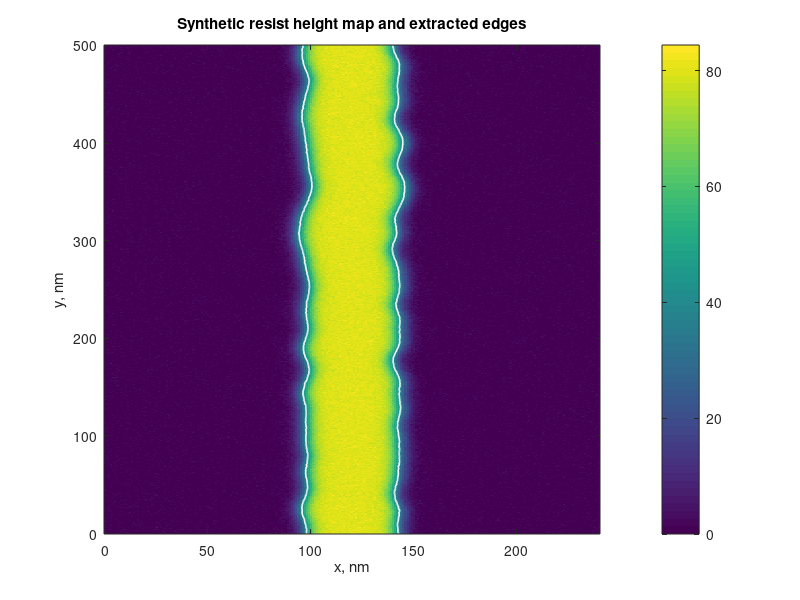
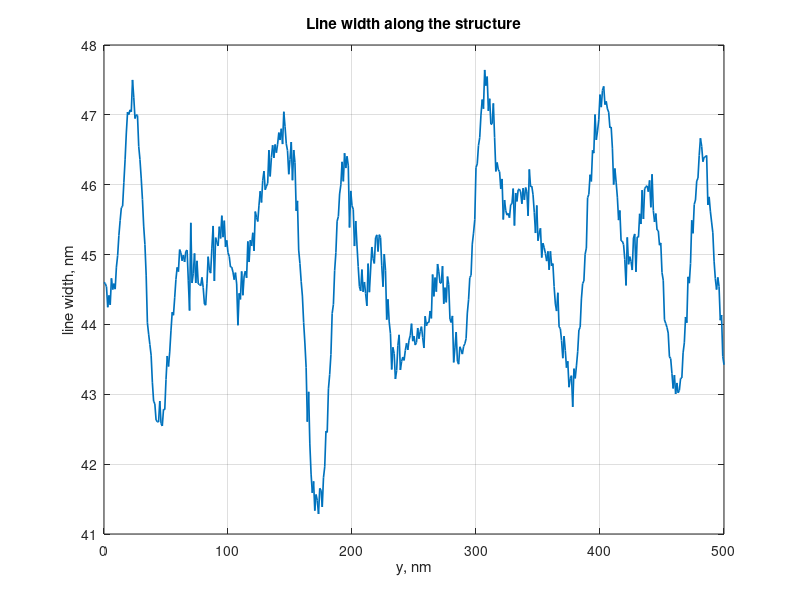

These figures' MATLAB source, in order: (Note: this script raises an error after producing the figures.)
clear;                           
clc;                             
close all;                       

rng(7);                          % Фиксирует генератор случайных чисел для воспроизводимости результата.

% -----------------------------
% 1. Параметры синтетической структуры фоторезиста
% -----------------------------
pixelSize = 1.0;                 % Задает шаг сетки по координатам x и y.
xSize = 240;                     % Задает размер расчетной области по x.
ySize = 500;                     % Задает размер расчетной области по y.
nominalCD = 45;                  % Задает номинальную ширину линии, то есть расчетный CD.
lineCenter = 120;                % Задает координату центра линии по x.
resistHeight = 80;               % Задает максимальную высоту проявленного фоторезиста.
lerSigma = 1.5;                  % Задает среднеквадратическую шероховатость края.
correlationLength = 10;          % Задает длину корреляции шероховатости вдоль линии.
edgeCorrelation = 0.25;          % Задает степень корреляции между левым и правым краем.
sidewallBlur = 2.5;              % Задает сглаженность боковой стенки линии.
heightNoiseSigma = 1.2;          % Задает стандартное отклонение шума карты высоты.
thresholdFraction = 0.5;         % Задает относительный порог выделения линии по высоте.

x = 0:pixelSize:xSize;           % Формирует одномерную сетку координаты x.
y = 0:pixelSize:ySize;           % Формирует одномерную сетку координаты y.
[xGrid, yGrid] = meshgrid(x, y); % Создает двумерные координатные сетки для карты высоты.
Ny = length(y);                  % Определяет количество строк в карте высоты.

% -----------------------------
% 2. Генерация коррелированной шероховатости краев
% -----------------------------
sigmaPx = correlationLength / pixelSize; % Переводит длину корреляции из нанометров в пиксели.
radius = ceil(4 * sigmaPx);              % Задает радиус гауссова ядра сглаживания.
k = -radius:radius;                      % Формирует координаты дискретного ядра сглаживания.
g = exp(-0.5 * (k / sigmaPx).^2);        % Вычисляет значения гауссовой функции.
g = g / sum(g);                          % Нормирует ядро так, чтобы сумма коэффициентов была равна единице.

common = conv(randn(1, Ny), g, 'same');  % Создает общую коррелированную составляющую шероховатости.
leftInd = conv(randn(1, Ny), g, 'same'); % Создает независимую составляющую шероховатости левого края.
rightInd = conv(randn(1, Ny), g, 'same');% Создает независимую составляющую шероховатости правого края.
common = common / std(common);           % Нормирует общую составляющую на единичное стандартное отклонение.
leftInd = leftInd / std(leftInd);        % Нормирует левую независимую составляющую.
rightInd = rightInd / std(rightInd);     % Нормирует правую независимую составляющую.

rho = edgeCorrelation;                                                    % Сохраняет коэффициент корреляции в короткую переменную.
leftRough = lerSigma * (sqrt(rho) * common + sqrt(1 - rho) * leftInd);    % Формирует шероховатость левого края с заданной sigma.
rightRough = lerSigma * (sqrt(rho) * common + sqrt(1 - rho) * rightInd);  % Формирует шероховатость правого края с заданной sigma.

nominalLeft = lineCenter - nominalCD / 2; % Вычисляет номинальное положение левого края линии.
nominalRight = lineCenter + nominalCD / 2;% Вычисляет номинальное положение правого края линии.
leftTrue = nominalLeft + leftRough;       % Добавляет шероховатость к левому краю.
rightTrue = nominalRight + rightRough;    % Добавляет шероховатость к правому краю.

% -----------------------------
% 3. Формирование карты высоты фоторезиста
% -----------------------------
leftTransition = 1 ./ (1 + exp(-(xGrid - leftTrue') / sidewallBlur));  % Формирует плавный переход высоты на левом краю.
rightTransition = 1 ./ (1 + exp((xGrid - rightTrue') / sidewallBlur));  % Формирует плавный переход высоты на правом краю.
heightMap = resistHeight .* leftTransition .* rightTransition;          % Получает двумерную карту высоты линии.
heightMap = heightMap + heightNoiseSigma * randn(size(heightMap));      % Добавляет случайный шум измерения высоты.
heightMap(heightMap < 0) = 0;                                           % Убирает отрицательные высоты как физически невозможные.

% -----------------------------
% 4. Выделение левого и правого края по порогу высоты
% -----------------------------
threshold = thresholdFraction * max(heightMap(:)); % Вычисляет абсолютный порог высоты.
leftEdges = [];                                    % Создает массив найденных координат левого края.
rightEdges = [];                                   % Создает массив найденных координат правого края.
yValid = [];                                       % Создает массив координат y для строк с найденными краями.

for row = 1:size(heightMap, 1)                     % Запускает цикл по всем строкам карты высоты.
    profile = heightMap(row, :);                   % Извлекает одномерный профиль высоты для текущей строки.
    idx = find(profile >= threshold);              % Находит индексы точек, высота которых выше порога.
    if isempty(idx)                                % Проверяет, есть ли в строке точки линии.
        continue;                                  % Пропускает строку, если структура не найдена.
    end                                           % Завершает проверку пустого набора индексов.

    iL = idx(1);                                   % Берет первый индекс выше порога как грубый левый край.
    iR = idx(end);                                 % Берет последний индекс выше порога как грубый правый край.
    if iR <= iL                                    % Проверяет, что найденная область имеет положительную ширину.
        continue;                                  
    end                                           

    if iL > 1                                      % Проверяет, можно ли уточнить левый край интерполяцией.
        x0 = x(iL - 1);                            % Берет координату точки ниже порога слева от края.
        x1 = x(iL);                                % Берет координату первой точки выше порога.
        v0 = profile(iL - 1);                      % Берет высоту точки ниже порога.
        v1 = profile(iL);                          % Берет высоту точки выше порога.
        leftX = x0 + (threshold - v0) * (x1 - x0) / (v1 - v0); % Интерполирует координату пересечения с порогом.
    else                                           % Обрабатывает случай, когда левый край находится на границе области.
        leftX = x(iL);                             % Использует координату первой точки выше порога без интерполяции.
    end                                           

    if iR < length(x)                              % Проверяет, можно ли уточнить правый край интерполяцией.
        x0 = x(iR + 1);                            % Берет координату точки ниже порога справа от края.
        x1 = x(iR);                                % Берет координату последней точки выше порога.
        v0 = profile(iR + 1);                      % Берет высоту точки ниже порога справа.
        v1 = profile(iR);                          % Берет высоту точки выше порога.
        rightX = x0 + (threshold - v0) * (x1 - x0) / (v1 - v0); % Интерполирует координату правого края.
    else                                           % Обрабатывает случай, когда правый край находится на границе области.
        rightX = x(iR);                            % Использует координату последней точки выше порога без интерполяции.
    end                                           

    if (rightX - leftX) > 10                       % Проверяет, что найденная ширина не является шумовым выбросом.
        leftEdges(end + 1) = leftX; %#ok<SAGROW>   % Добавляет координату левого края в массив результатов.
        rightEdges(end + 1) = rightX; %#ok<SAGROW> % Добавляет координату правого края в массив результатов.
        yValid(end + 1) = y(row); %#ok<SAGROW>     % Добавляет координату y текущей строки.
    end                                           
end                                               

% -----------------------------
% 5. Расчет CD и LWR по локальной ширине линии
% -----------------------------
widths = rightEdges - leftEdges;                  % Вычисляет локальную ширину линии в каждой строке.
CD = mean(widths);                                % Рассчитывает CD как среднее значение локальной ширины.
LWR_sigma = std(widths);                          % Рассчитывает LWR как стандартное отклонение ширины.
LWR_3sigma = 3 * LWR_sigma;                       % Переводит LWR в распространенную форму 3 sigma.

% -----------------------------
% 6. Расчет LER после удаления линейного тренда края
% -----------------------------
pLeft = polyfit(yValid, leftEdges, 1);            % Аппроксимирует левый край прямой линией.
pRight = polyfit(yValid, rightEdges, 1);          % Аппроксимирует правый край прямой линией.
leftResidual = leftEdges - polyval(pLeft, yValid);% Вычисляет отклонения левого края от линейного тренда.
rightResidual = rightEdges - polyval(pRight, yValid); % Вычисляет отклонения правого края от линейного тренда.
LER_left_sigma = std(leftResidual);               % Рассчитывает LER левого края как стандартное отклонение остатков.
LER_right_sigma = std(rightResidual);             % Рассчитывает LER правого края как стандартное отклонение остатков.
LER_avg_sigma = 0.5 * (LER_left_sigma + LER_right_sigma); % Усредняет LER по двум краям.
LER_avg_3sigma = 3 * LER_avg_sigma;               % Переводит среднюю LER в форму 3 sigma.

% -----------------------------
% 7. Демонстрационный расчет NILS на модельном интенсивностном профиле
% -----------------------------
dxI = 0.2;                                        % Задает шаг сетки интенсивностного профиля.
xI = 0:dxI:xSize;                                 % Формирует координаты профиля интенсивности.
intensityMin = 0.18;                              % Задает минимальную нормированную интенсивность внутри линии.
intensityMax = 1.0;                               % Задает максимальную нормированную интенсивность вне линии.
transitionLength = 5.0;                           % Задает характерную длину перехода интенсивности.
insideLeft = 1 ./ (1 + exp(-(xI - nominalLeft) / transitionLength)); % Формирует левый переход интенсивности.
insideRight = 1 ./ (1 + exp((xI - nominalRight) / transitionLength)); % Формирует правый переход интенсивности.
inside = insideLeft .* insideRight;               % Получает маску внутренней области линии.
intensity = intensityMax - (intensityMax - intensityMin) .* inside; % Формирует итоговый профиль интенсивности.
logI = log(max(intensity, 1e-12));                % Вычисляет логарифм интенсивности с защитой от log(0).
dLogIdx = gradient(logI, dxI);                    % Численно вычисляет производную d(ln I) / dx.
[~, leftIdx] = min(abs(xI - nominalLeft));        % Находит индекс точки, ближайшей к левому краю.
[~, rightIdx] = min(abs(xI - nominalRight));      % Находит индекс точки, ближайшей к правому краю.
NILS_left = nominalCD * abs(dLogIdx(leftIdx));    % Рассчитывает NILS на левом краю.
NILS_right = nominalCD * abs(dLogIdx(rightIdx));  % Рассчитывает NILS на правом краю.
NILS_avg = 0.5 * (NILS_left + NILS_right);        % Рассчитывает средний NILS по двум краям.

% -----------------------------
% 8. Вывод численных результатов в командное окно
% -----------------------------
fprintf('CD_mean_nm = %.3f\n', CD);               % Печатает средний CD.
fprintf('LWR_sigma_nm = %.3f\n', LWR_sigma);      % Печатает LWR в форме sigma.
fprintf('LWR_3sigma_nm = %.3f\n', LWR_3sigma);    % Печатает LWR в форме 3 sigma.
fprintf('LER_left_sigma_nm = %.3f\n', LER_left_sigma);   % Печатает LER левого края.
fprintf('LER_right_sigma_nm = %.3f\n', LER_right_sigma); % Печатает LER правого края.
fprintf('LER_avg_sigma_nm = %.3f\n', LER_avg_sigma);     % Печатает среднюю LER.
fprintf('LER_avg_3sigma_nm = %.3f\n', LER_avg_3sigma);   % Печатает среднюю LER в форме 3 sigma.
fprintf('NILS_avg = %.3f\n', NILS_avg);           % Печатает средний NILS.

% -----------------------------
% 9. Визуализация карты высоты, ширины, гистограммы и профиля интенсивности
% -----------------------------
figure;                                           % Создает новое окно для карты высоты.
imagesc(x, y, heightMap);                         % Отображает карту высоты в координатах x и y.
set(gca, 'YDir', 'normal');                       % Разворачивает ось y в привычное направление снизу вверх.
colorbar;                                         % Добавляет цветовую шкалу высоты.
hold on;                                          % Разрешает добавлять графики поверх карты высоты.
plot(leftEdges, yValid, 'w', 'LineWidth', 1.2);   % Рисует найденный левый край белой линией.
plot(rightEdges, yValid, 'w', 'LineWidth', 1.2);  % Рисует найденный правый край белой линией.
xlabel('x, nm');                                  % Подписывает ось x.
ylabel('y, nm');                                  % Подписывает ось y.
title('Synthetic resist height map and extracted edges'); % Добавляет заголовок карты высоты.

figure;                                           % Создает новое окно для ширины вдоль линии.
plot(yValid, widths, 'LineWidth', 1.2);           % Строит зависимость локальной ширины от координаты y.
grid on;                                          % Включает сетку на графике.
xlabel('y, nm');                                  % Подписывает ось y-координаты линии.
ylabel('line width, nm');                         % Подписывает ось ширины линии.
title('Line width along the structure');          % Добавляет заголовок графика ширины.

figure;                                           % Создает новое окно для гистограммы ширин.
histogram(widths, 30);                            % Строит гистограмму локальной ширины по 30 интервалам.
grid on;                                          % Включает сетку на гистограмме.
xlabel('line width, nm');                         % Подписывает ось значений ширины.
ylabel('count');                                  % Подписывает ось количества наблюдений.
title('Width distribution');                      % Добавляет заголовок гистограммы.

figure;                                           % Создает новое окно для профиля интенсивности.
plot(xI, intensity, 'LineWidth', 1.2);            % Строит модельный профиль интенсивности.
grid on;                                          % Включает сетку на графике интенсивности.
xlabel('x, nm');                                  % Подписывает ось x.
ylabel('normalized intensity');                   % Подписывает ось нормированной интенсивности.
title('Modeled intensity profile for NILS calculation'); % Добавляет заголовок графика интенсивности.
